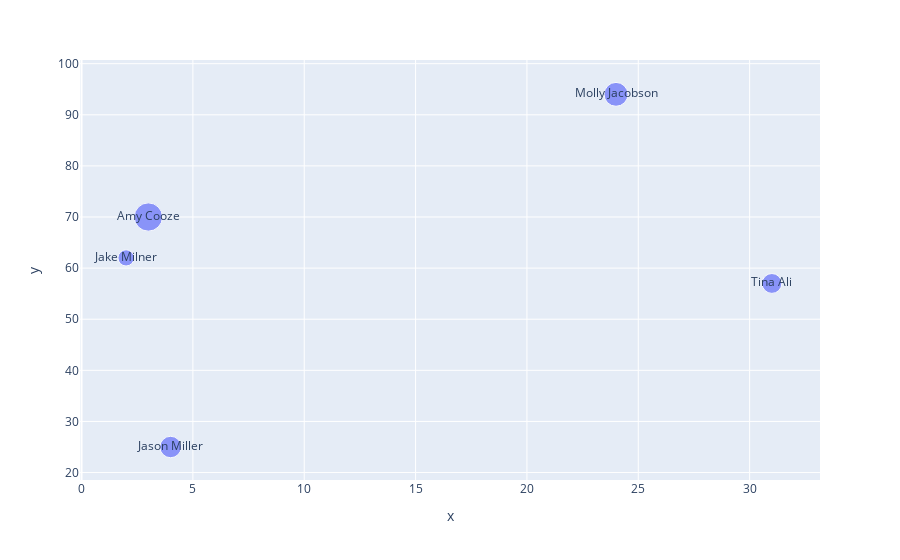

The notebook cell saved with this chart:
### Code cell
px.scatter(x=df.preTestScore,y=df.postTestScore,size=df.age,text=(df.first_name+' '+df.last_name))

### Figure 1 — Plotly figure (JSON) as saved in the notebook; plotly's stock layout.template omitted (floating-point values rounded to 4 significant figures)
{"data": [{"hovertemplate": "x=%{x}<br>y=%{y}<br>size=%{marker.size}<br>text=%{text}<extra></extra>", "legendgroup": "", "marker": {"color": "#636efa", "size": [42, 52, 36, 24, 73], "sizemode": "area", "sizeref": 0.1825, "symbol": "circle"}, "mode": "markers+text", "name": "", "orientation": "v", "selectedpoints": [0, 1, 2, 3, 4], "showlegend": false, "text": ["Jason Miller", "Molly Jacobson", "Tina Ali", "Jake Milner", "Amy Cooze"], "type": "scatter", "x": [4, 24, 31, 2, 3], "xaxis": "x", "y": [25, 94, 57, 62, 70], "yaxis": "y"}], "layout": {"autosize": true, "dragmode": "lasso", "legend": {"itemsizing": "constant", "tracegroupgap": 0}, "margin": {"t": 60}, "xaxis": {"anchor": "y", "autorange": true, "domain": [0, 1], "range": [0.02604, 33.05], "showspikes": false, "title": {"text": "x"}, "type": "linear"}, "yaxis": {"anchor": "x", "autorange": true, "domain": [0, 1], "range": [15.81, 103.7], "showspikes": false, "title": {"text": "y"}, "type": "linear"}}}
